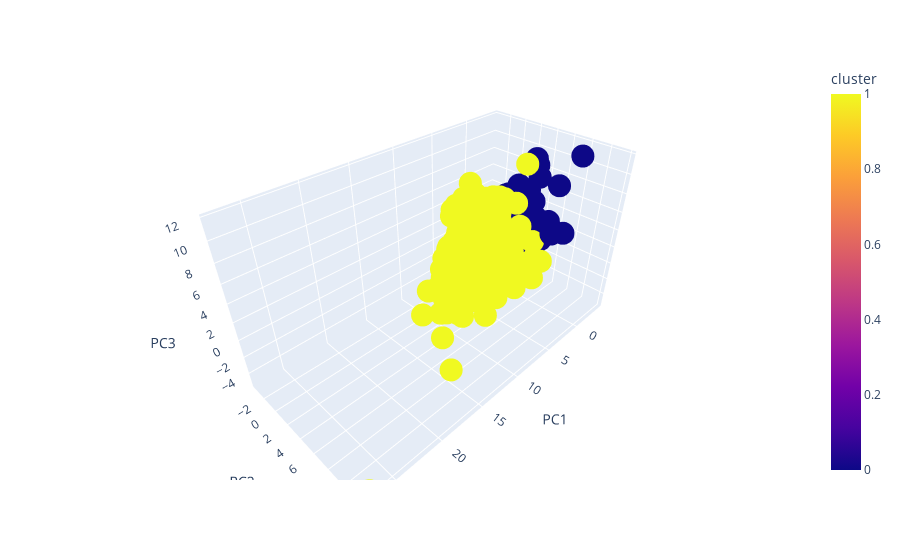

The notebook cell saved with this chart:
### Code cell
px.scatter_3d(pca_df, x='PC1', y='PC2', z='PC3',color='cluster')

### Figure 1 — Plotly figure (JSON) as saved in the notebook; plotly's stock layout.template omitted (floating-point values rounded to 4 significant figures; data arrays with more than 128 entries replaced by an {"elided": "..."} marker saying what was removed)
{"data": [{"hovertemplate": "PC1=%{x}<br>PC2=%{y}<br>PC3=%{z}<br>cluster=%{marker.color}<extra></extra>", "legendgroup": "", "marker": {"color": {"elided": "7486 int values"}, "coloraxis": "coloraxis", "symbol": "circle"}, "mode": "markers", "name": "", "scene": "scene", "showlegend": false, "type": "scatter3d", "x": {"elided": "7486 float values"}, "y": {"elided": "7486 float values"}, "z": {"elided": "7486 float values"}}], "layout": {"coloraxis": {"colorbar": {"title": {"text": "cluster"}}, "colorscale": [[0, "#0d0887"], [0.1111, "#46039f"], [0.2222, "#7201a8"], [0.3333, "#9c179e"], [0.4444, "#bd3786"], [0.5556, "#d8576b"], [0.6667, "#ed7953"], [0.7778, "#fb9f3a"], [0.8889, "#fdca26"], [1, "#f0f921"]]}, "legend": {"tracegroupgap": 0}, "margin": {"t": 60}, "scene": {"domain": {"x": [0, 1], "y": [0, 1]}, "xaxis": {"title": {"text": "PC1"}}, "yaxis": {"title": {"text": "PC2"}}, "zaxis": {"title": {"text": "PC3"}}}}}
